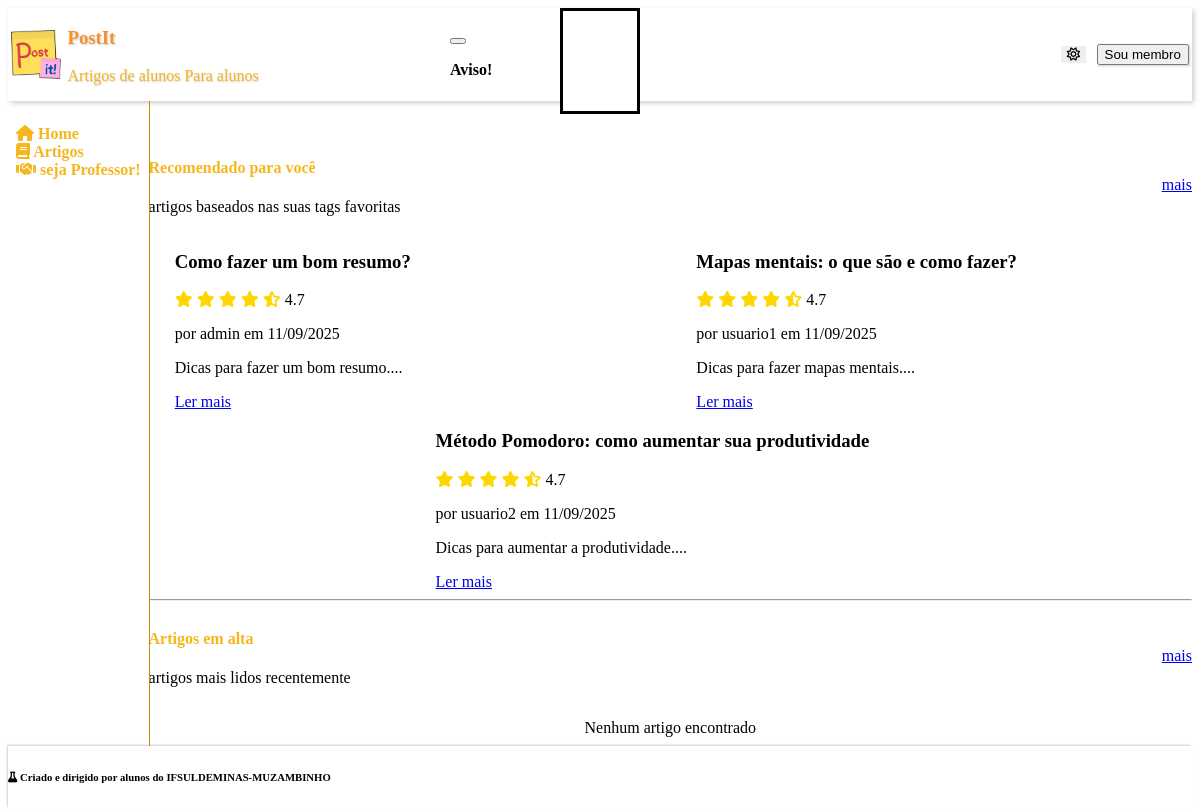
The app's page /PAGES/home.php with its own data.
### tables this page shows
CREATE TABLE articles (
    id INT AUTO_INCREMENT PRIMARY KEY,
    title VARCHAR(255) NOT NULL,
    descr TEXT NOT NULL,
    content TEXT NOT NULL,
    author_id INT NOT NULL,
    creation TIMESTAMP DEFAULT CURRENT_TIMESTAMP,
    views INT DEFAULT 0,
    rating INT DEFAULT 0,

    is_active boolean not null DEFAULT 1,

    FOREIGN KEY (author_id) REFERENCES users(id)
);

CREATE TABLE users (
    id INT AUTO_INCREMENT PRIMARY KEY,
    username VARCHAR(100) NOT NULL,
    pwd TEXT NOT NULL,
    position ENUM('user', 'professor', 'administrador') NOT NULL,
    creation TIMESTAMP DEFAULT CURRENT_TIMESTAMP,
    is_active boolean not null DEFAULT 1
);

### PHP/pull_articles.php (the view, shortened to what this page needs)
<?php
require_once $pathToRoot."PHP/db.php";
$top_rated_articles = $pdo->query(
    "SELECT DISTINCT articles.id, articles.title, articles.creation, users.username AS author, articles.descr,
    AVG(ratings_article.rating) AS avg_rating
    FROM articles
    JOIN ratings_article ON articles.id = ratings_article.article_id
    JOIN users ON articles.author_id = users.id
    GROUP BY articles.id
    ORDER BY avg_rating DESC
    LIMIT 3
")->fetchAll(PDO::FETCH_ASSOC);
?>
<?php function listArticles($articlesArray) {
    if (count($articlesArray) == 0) {
        echo "<p>Nenhum artigo encontrado</p>";
        return;
    }
    $depth = array_search('PI', array_reverse(explode(DIRECTORY_SEPARATOR, __DIR__)));
    $pathToRoot = ($depth !== false) ? str_repeat("../", $depth) : "";?>
    <?php foreach($articlesArray as $article): ?>
        <article class="card">
            <header>
                <h3><?= $article['title'] ?></h3>
                <?php for($i=0; $i < floor($article['avg_rating']); $i++): ?>
                    <i class="fa-solid fa-star" style="color: #FFD700;"></i>
                <?php endfor; ?>
                <?php if ($article['avg_rating'] - floor($article['avg_rating']) >= 0.1): ?>
                    <i class="fa-solid fa-star-half-stroke" style="color: #FFD700;"></i>
                <?php endif; ?>
                <?= round($article['avg_rating'], 1) ?>
                <p>por <?= $article['author'] ?> em <?= date('d/m/Y', strtotime($article['creation'])) ?></p>
            </header>
            <main>
                <p>
                    <?= substr($article['descr'], 0, 100) ?>...
                </p>
            </main>
            <footer>
                <a href="<?= $pathToRoot?>PAGES/ARTICLE/read.php?id=<?= $article['id'] ?>">Ler mais</a>
            </footer>
        </article>
    <?php endforeach; ?>
<?php };?>

### CSS/mainpage.css (style rules this page uses)
:root { --pico-border-radius: 0.75rem; --pico-typography-spacing-vertical: 0.5rem; --pico-form-element-spacing-vertical: 0.5rem; --pico-form-element-spacing-horizontal: 0.7rem; --pico-block-spacing-vertical: 0.5rem; --color-brown-brighterer: #a05b1b; --color-brown-brighter: #884a10; --color-brown: #743C08; --color-brown-darker: #5e2d00; --color-brown-darkerer: #522700; --color-pumpkin-brighterer: #f7922d; --color-pumpkin-brighter: #eb831b; --color-pumpkin: #DF760B; --color-pumpkin-darker: #cc6600; --color-pumpkin-darkerer: #b65b00; --color-orange-brighterer: #ffcb51; --color-orange-brighter: #fdc43e; --color-orange: #F6B61E; --color-orange-darker: #da9e12; --color-orange-darkerer: #c58c06; --color-beige-brighterer: #fff9e6; --color-beige-brighter: #fff2cc; --color-beige: #FFEBAF; --color-beige-darker: #f3db94; --color-beige-darkerer: #e0c77c; --color-blue-brighterer: #51d0ff; --color-blue-brighter: #3ecaff; --color-blue: #1EB8F6; --color-blue-darker: #129ed9; --color-blue-darkerer: #068cc5; --color-shadow: rgba(0, 0, 0, 0.2); }
[data-theme=light], :root:not([data-theme=dark]) { --pico-text-selection-color: var(--color-brown-brighter); --pico-primary: var(--color-orange); --pico-primary-background: var(--color-orange-darker); --pico-primary-underline: var(--color-orange); --pico-primary-hover: var(--color-orange-darker); --pico-primary-hover-background: var(--color-orange-darkerer); --pico-primary-focus: var(--color-brown-brighterer); --pico-primary-inverse: #fff; }
html,html>body { height: 100%; }
html>body { display: flex; flex-direction: column; }
article { width: clamp(300px, 45%, 500px); }
article>footer { color: var(--pico-primary-background); }
@media screen and (min-width: 1001px) { main { flex-direction: row; } }

### records on screen
articles: title "Como fazer um bom resumo?", avg_rating "4.7", author.username "admin", creation "11/09/2025", descr "Dicas para fazer um bom resumo."
articles: title "Mapas mentais: o que são e como fazer?", avg_rating "4.7", author.username "usuario1", creation "11/09/2025", descr "Dicas para fazer mapas mentais."
articles: title "Método Pomodoro: como aumentar sua produtividade", avg_rating "4.7", author.username "usuario2", creation "11/09/2025", descr "Dicas para aumentar a produtividade."
